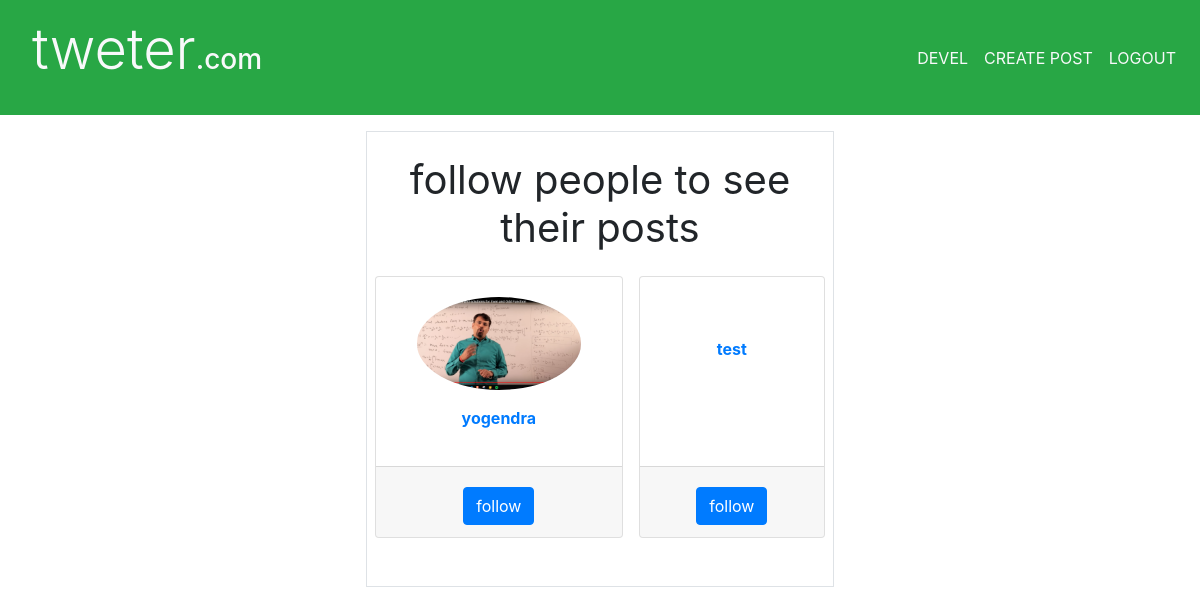
The app's page / (signed in) with its own data.
### user/models.py (models this page shows, shortened)
class user_additional_info(models.Model):
    user = models.OneToOneField(User, on_delete=models.CASCADE)
    profile_pic = models.ImageField(
        upload_to='profile_pic', default='profile_pic/avatar.png')
    bio = models.TextField(null=True, blank=True)
    following = models.ManyToManyField(
        User, related_name="following", default=None, blank=True)
    follower = models.ManyToManyField(
        User, related_name="follower", default=None, blank=True)
    slug = models.SlugField(null=True, blank=True)
    def __str__(self):
        return self.user.username

### feed/views.py (the view)
# urls.py: path('', newsfeed.as_view(), name='feed'),
class newsfeed(LoginRequiredMixin, ListView):
    template_name = 'base/news_feed.html'
    queryset = Post.objects.all()
    context_object_name = 'posts'
    def get_context_data(self, **kwargs):
        context = super().get_context_data(**kwargs)
        logged_in_user = get_object_or_404(
            user_additional_info, user=self.request.user)
        context['logged_in_user_following_list'] = logged_in_user.following.all()
        context['logged_in_user_follower_list'] = logged_in_user.follower.all()
        context['all_users'] = user_additional_info.objects.order_by('?')[:5]
        print(user_additional_info.objects.all())
        return context

### templates/base/news_feed.html (shortened to what this page needs)
{% extends 'base/base.html' %}
{% block body_block %}
<div class="col-sm-5 mx-auto p-3">
    <div class="container border border-default pb-5">
        <p class="text-center h1 font-weight-normal my-4">follow people to see their posts</p>
        <div class="row d-flex align-items-stretch justify-content-start horizontal-scroll">
            {% for user in all_users %}
            {% if user.user not in logged_in_user_following_list and user.user != request.user %}
            <div class="card text-center mx-2 col-xs-4" style="min-width:40%">
                <div class="card-body">
                    <a href="{% url 'user:profile' user.user.username%}">
                        <img src="{{user.profile_pic.url}}" alt=""
                            style="max-width: 80%;max-height:15vh;border-radius:50%;">
                        <p class="font-weight-bold mt-3">{{user.user.username}}</p>
                    </a>
                </div>
                <div class="card-footer">
                    {% if user.user in logged_in_user_follower_list %}
                    <form action="{% url 'user:follow'%}" method="post">
                        {% csrf_token %}
                        <input type="hidden" name="calling_page" value="{{request.path}}">
                        <input type="hidden" name="user_to_follow" value="{{user.user.username}}">
                        <input type="submit" value="follow back" class="btn btn-primary mt-2 mx-3">
                    </form>
                    {%else%}
                    <form action="{% url 'user:follow'%}" method="post">
                        <input type="submit" value="follow " class="btn btn-primary mt-2 mx-3">
                    </form>
                    {% endif %}
                </div>
            </div>
            {%endif%}
            {%endfor%}
        </div>
    </div>
</div>
{%endblock%}

### templates/base/base.html (shortened to what this page needs)
<!DOCTYPE html>
<html lang="en">
<head>
    <link rel="stylesheet" href="https://maxcdn.bootstrapcdn.com/bootstrap/4.0.0/css/bootstrap.min.css"
>
</head>
<body>
    <nav class="navbar navbar-expand-lg bg-success">
        <p class="display-4"><a href="{%url 'feed:feed'%}" class="nav-link text-light">tweter<span
                    class="h3">.com</span>
            </a></p>
        <ul class="navbar-nav ml-auto text-uppercase">
            {% if user.is_authenticated %}
            <li class="nav-item"><a href="{%url 'user:profile' user.username%}"
                    class="nav-link text-light">{{user.username}}</a></li>
            <li class="nav-item"><a href="{%url 'post:create'%}" class="nav-link text-light">create post</a></li>
            <li class="nav-item"><a href="{%url 'user:logout'%}" class="nav-link text-light">logout</a></li>
            {% else %}
            <li class="nav-item "><a href="{%url 'user:signup'%}" class="nav-link text-light ">sign up</a>
            </li>
            {% endif %}
        </ul>
    </nav>
    {% block body_block %}
    {% endblock %}
</body>
</html>

### templates/base/news_feed.html (style rules this page uses)
.horizontal-scroll { overflow: auto; flex-wrap: nowrap; }
.horizontal-scroll { -ms-overflow-style: none; }

### records on screen
user_additional_info: profile_pic (picture), user.username "yogendra"
user_additional_info: user.username "test"

### other values on screen
{{ user.username }} "DEVEL"
